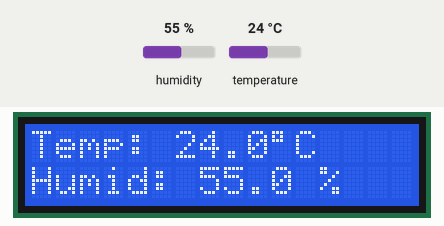
Simulated run of this sketch. Board: ESP32. Parts: 16×2 character LCD. The inputs (shaded band) are chosen by the test bench; at power-on: humidity 55 %, temperature 24 °C. What the sketch prints to the serial monitor is not drawn.

Above: at 3.3 s.
3.4 s: humidity set to 22 %
At 6.1 s:
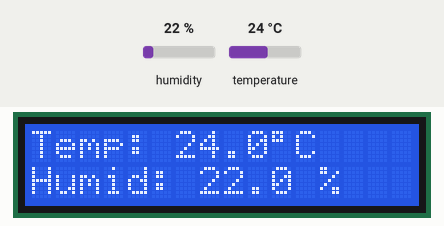
6.7 s: temperature set to 12 °C
At 8.2 s:
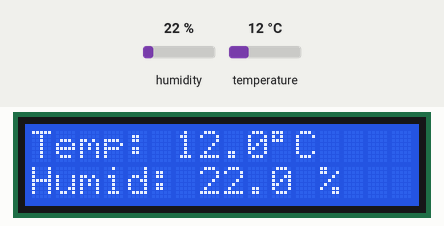
10.0 s: humidity set to 40 %
At 13.4 s:
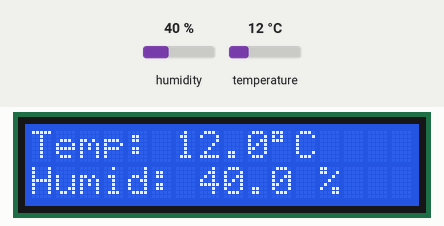
13.7 s: temperature set to 19 °C
At 15.6 s:
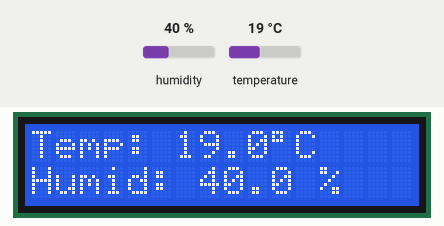
Timing chart, 0 to 17.1 s (numbered marks = the images above; inputs shaded):
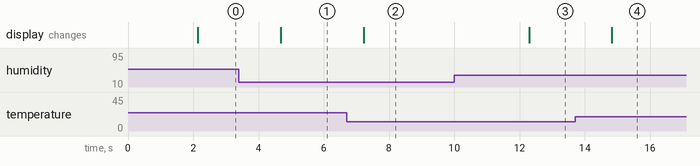

Measured:
- after the input at 3.4 s, the display: changes after 1.3 s (image 1)
- after the input at 6.7 s, the display: changes after 0.52 s (image 2)
- after the input at 10.0 s, the display: changes after 2.3 s (image 3)
- after the input at 13.7 s, the display: changes after 1.1 s (image 4)

The sketch:

main.ino
```cpp
/**
 * @file main.ino
 * @brief IoT Environmental Weather Station Node
 * @domain Internet of Things (IoT) - CODTECH Internship Task 2
 * * Hardware Target: ESP32 (Simulated via Wokwi)
 * Peripherals: DHT22 Sensor & I2C LCD 16x2 Display
 */

#include <Wire.h>
#include <LiquidCrystal_I2C.h>
#include <DHT.h>

// --- Hardware Pin Configurations ---
#define DHTPIN 15          // GPIO 15 linked to DHT sensor data line
#define DHTTYPE DHT22      // High-accuracy DHT22 sensor simulation

// --- Class Instances ---
LiquidCrystal_I2C lcd(0x27, 16, 2); // Set I2C address to 0x27 for a 16x2 display
DHT dht(DHTPIN, DHTTYPE);

void setup() {
  // Initialize internal serial telemetry baud rate
  Serial.begin(115200);

  // Initialize peripherals
  dht.begin();
  lcd.init();
  lcd.backlight();

  // Flash Boot Screen
  lcd.setCursor(0, 0);
  lcd.print("  WEATHER NODE  ");
  lcd.setCursor(0, 1);
  lcd.print("   INITIALIZING   ");
  delay(2000);
  lcd.clear();

  Serial.println(F("============================================="));
  Serial.println(F("  SYSTEM STATUS: IoT WEATHER NODE IS ACTIVE  "));
  Serial.println(F("============================================="));
}

void loop() {
  // 1. Acquire Sensor Telemetry Matrix
  float humidity = dht.readHumidity();
  float temperature = dht.readTemperature(); // Celsius scale

  // 2. Validate Data Integrity Integrity Checks
  if (isnan(humidity) || isnan(temperature)) {
    Serial.println(F("[CRITICAL ERROR] Failed to pull telemetry packet from DHT sensor!"));
    lcd.setCursor(0, 0);
    lcd.print("SENSOR ERROR    ");
    delay(2000);
    return;
  }

  // 3. Output Stream to Serial Terminal (Remote Logs)
  Serial.print(F("[TELEMETRY] Ambient Temp: "));
  Serial.print(temperature, 1);
  Serial.print(F(" °C | Relative Humidity: "));
  Serial.print(humidity, 1);
  Serial.println(F(" %"));

  // 4. Update On-Site Visual Interface Interface (LCD)
  lcd.setCursor(0, 0);
  lcd.print("Temp: ");
  lcd.print(temperature, 1);
  lcd.print((char)223); // Standard ASCII character symbol code for degrees (°)
  lcd.print("C    ");

  lcd.setCursor(0, 1);
  lcd.print("Humid: ");
  lcd.print(humidity, 1);
  lcd.print(" %    ");

  // 5. Sensor Sampling Interval Sync Synchronization
  delay(2500);
}
```
